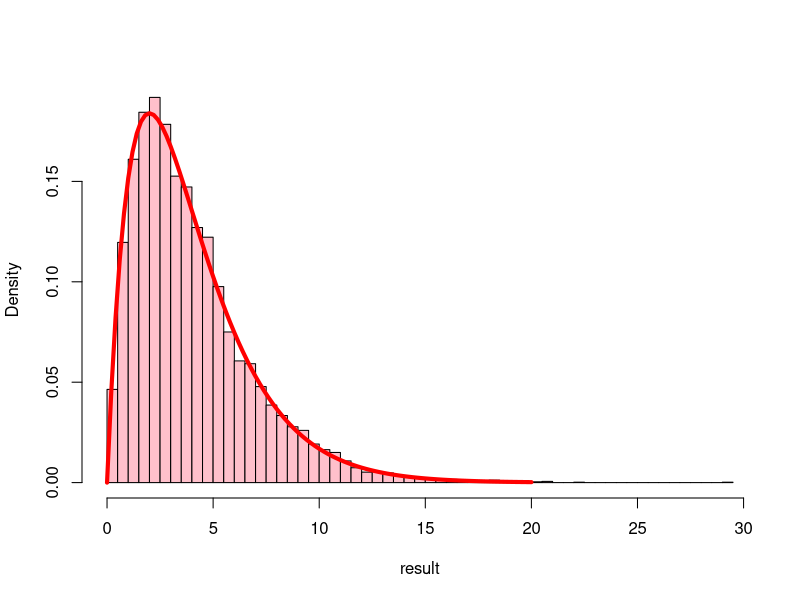
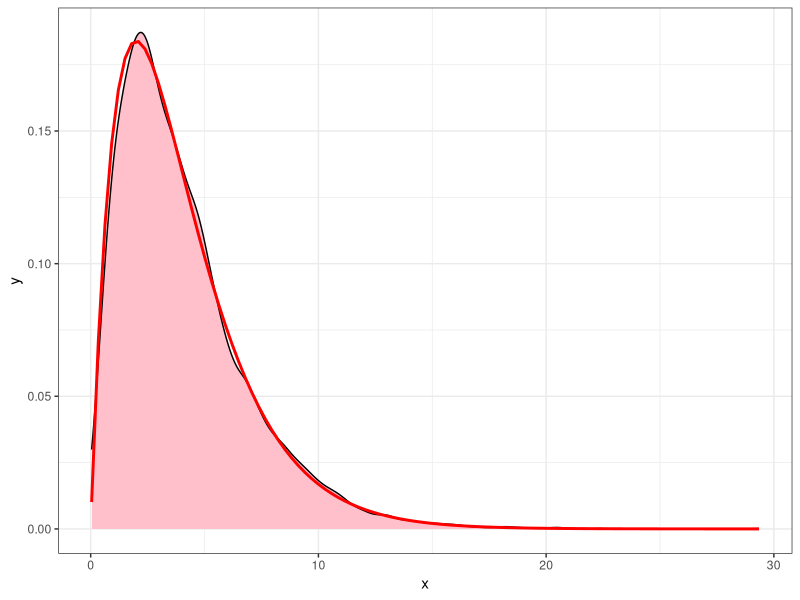

These figures' R source, in order:
## ---- chunk 1
knitr::opts_chunk$set(echo = TRUE, comment = NA, cache = TRUE, fig.align = "center")
## ---- chunk 2
# site <- "http://sda.berkeley.edu/TMPDIR/AAELN0Q9.csv"
# download.file(url = site, destfile = "../data/DPS.csv")
DPS <- read.csv(file="../data/DPS.csv")
xtabs(~SEX + DEATHPEN, data = DPS)
## ---- chunk 3
DPS$DEATHPEN <- plyr::mapvalues(DPS$DEATHPEN, from = c(0, 1, 2, 3, 4, 5, 8, 9),
                  to =c(NA, "Strongly Agree", "Agree", "Neither Agree nor Disagree",
                        "Disagree", "Strongly Disagree", NA, NA))
DPS$SEX <- plyr::mapvalues(DPS$SEX, from = c(1, 2), to = c("Male", "Female"))
xtabs(~SEX + DEATHPEN, data = DPS)
## ---- chunk 4
DPS$DEATHPEN <- factor(DPS$DEATHPEN, levels = c("Strongly Agree", "Agree", "Neither Agree nor Disagree", "Disagree", "Strongly Disagree"))
DPS$SEX <- factor(DPS$SEX, levels = c("Male", "Female"))
T1 <- xtabs(~SEX + DEATHPEN, data = DPS)
T1
addmargins(T1)
prop.table(T1, 1)
## ---- chunk 5
outer(1:3, 1:3)
outer(1:3, 3:1)
outer(1:3, 3:1, "+")
outer(1:3, 3:1, "^")
## ---- chunk 6
EC <- function(TAB){
  outer(apply(TAB,1 , sum), apply(TAB, 2, sum))/sum(TAB)
}
EC(T1)
## ---- chunk 7
str(DPS)
DPSC <- na.omit(DPS)
str(DPSC)
## ---- chunk 8
set.seed(123)
addmargins(table(DPSC$SEX, sample(DPSC$DEATHPEN)))
addmargins(table(DPSC$SEX, sample(DPSC$DEATHPEN)))
addmargins(xtabs(~sample(SEX) + DEATHPEN, data = DPSC))
addmargins(xtabs(~sample(SEX) + DEATHPEN, data = DPSC))
## ---- chunk 9
N <- 10^4 - 1  # Change this for slower computers
result <- numeric(N)
set.seed(3)
for(i in 1:N){
# T2 <- table(sample(DPSC$SEX), DPSC$DEATHPEN)
  T2 <- xtabs(~sample(SEX) + DEATHPEN, data =DPSC)
result[i] <- chisq.test(T2)$statistic  
}
obs <- chisq.test(xtabs(~SEX + DEATHPEN, data = DPSC))$statistic
pvalue <- (sum(result >= obs) + 1)/(N + 1)
pvalue
pvalueCH <- chisq.test(xtabs(~SEX + DEATHPEN, data = DPSC))$p.value
pvalueCH
# Or chisq.test(DPSC$SEX, DPSC$DEATHPEN)$p.value
## ---- chunk 10
hist(result, breaks = "Scott", col = "pink", freq=FALSE, main = "")
curve(dchisq(x, 4), 0, 20, add=TRUE, col = "red", lwd = 4)
## ---- chunk 11
library(ggplot2)
DF <- data.frame(x = result)
p <- ggplot(data = DF, aes(x= x)) + geom_density(fill = "pink") + theme_bw()
p + stat_function(fun = dchisq, args = list(df = 4), color = "red", lwd = 1)
## ---- chunk 12
HA <- c(110, 277, 50, 163, 302, 63)
HAM <- matrix(data = HA, nrow = 2, byrow = TRUE)
dimnames(HAM) <- list(Gender = c("Male", "Female"), Giddy = c("Very Happy", "Pretty Happy", "Not to Happy"))
HAM
HAT <- as.table(HAM)
HAT
addmargins(HAT)
HADF <- as.data.frame(HAT)
HATflatfile <- vcdExtra::expand.dft(HADF)
head(HATflatfile)
str(HATflatfile)
## ---- chunk 13
# site <- "http://sda.berkeley.edu/TMPDIR/AAO0mzEh.csv"
# download.file(url = site, destfile = "../data/dpy.csv")
dpy <- read.csv(file = "../data/dpy.csv")
str(dpy)
xtabs(~DEATHPEN + DEGREE, data = dpy)
## ---- chunk 14
YQ <- subset(x = dpy, subset = DEATHPEN != 0 & DEGREE != 0)
head(YQ)
xtabs(~YEAR, data = YQ)
## ---- chunk 15
women <- c(35, 146)
men <- c(8, 97)
stuff <- rbind(women, men)
dimnames(stuff) <- list(Gender =c("Women", "Men"), Diet=c("Yes", "No"))
stuff
stuffT <- as.table(stuff)
stuffDF <- as.data.frame(stuffT)
head(stuffDF)
DFL <- vcdExtra::expand.dft(stuffDF)
head(DFL)
set.seed(2)
N <- 10^4 - 1  # Change this for slower computers
result <- numeric(N)
for (i in 1:N) {
    T2 <- xtabs(~sample(Gender) + Diet, data = DFL)
    result[i] <- chisq.test(T2)$statistic
}
obs <- chisq.test(xtabs(~ Gender + Diet, data = DFL))$statistic
pvalue <- (sum(result >= obs) + 1)/(N + 1)
pvalue
## ---- chunk 16
candy <- c(42, 20, 38, 33, 27, 50)
candyM <- matrix(data = candy, nrow = 2, byrow = TRUE)
dimnames(candyM) <- list(Gender = c("Boys", "Girls"), Flavor = c("Flavor 1", "Flavor 2", "Flavor 3"))
candyM
candyT <- as.table(candyM)
candyT
addmargins(candyT)
candyDF <- as.data.frame(candyT)
candyflatfile <- vcdExtra::expand.dft(candyDF)
head(candyflatfile)
str(candyflatfile)
E <- chisq.test(candyT)$expected
E
obsstat <- chisq.test(candyT)$statistic
obsstat
# Now we will run a permutation test.
N <- 10^4 - 1  # Change this for slower computers
result <- numeric(N)
set.seed(1)
for (i in 1:N) {
    T2 <- xtabs(~sample(Gender) + Flavor, data = candyflatfile)
    result[i] <- chisq.test(T2)$statistic
}
pvalue <- (sum(result >= obsstat) + 1)/(N + 1)
pvalue
## ---- chunk 17
numberDefectives <- c(0, 1, 2, 3, 4, 5, "6 or more")
numberSamples <- c(10, 24, 10, 4, 1, 1, 0)
names(numberSamples) <- numberDefectives
numberSamples
## ---- chunk 18
muest <- sum(0:5*numberSamples[-7]/sum(numberSamples[-7]))
muest
weighted.mean(x = 0:5, w = numberSamples[-7]/sum(numberSamples[-7]))
## ---- chunk 19
ps <- dpois(0:4, muest) 
p5m <- 1 - ppois(4, muest)
psf <- c(ps, p5m)
psf
exh <- psf*50
exh
((numberSamples[-7] - exh)^2/exh)
stat <- sum((numberSamples[-7] - exh)^2/exh)
stat
epvalue <- pchisq(stat, 6-1-1, lower=FALSE)
epvalue
## ---- chunk 20
ps <- dpois(0:2, muest) 
p3m <- 1 - ppois(2, muest)
psf <- c(ps, p3m)
psf
exh <- psf*50
exh
((numberSamples[-c(7,6,5)] + c(0,0,0,2) - exh)^2/exh)
stat <- sum((numberSamples[-c(7,6,5)] + c(0,0,0,2) - exh)^2/exh)
stat
epvalue2 <- pchisq(stat, 4-1-1, lower=FALSE)
epvalue2
# Could use the following but the degrees of freedom will be incorrect for this test!
chisq.test(c(10, 24, 10, 6), p=psf)
## ---- chunk 21
pihat <- 65/650
ps <- dbinom(0:2, 13, pihat) 
p3m <- 1 - pbinom(2, 13, pihat)
psf <- c(ps, p3m)
psf
exh <- psf*50
exh
((numberSamples[-c(7,6,5)] + c(0,0,0,2) - exh)^2/exh)
stat <- sum((numberSamples[-c(7,6,5)] + c(0,0,0,2)  - exh)^2/exh)
stat
epvalue3 <- pchisq(stat, 4-1-1, lower=FALSE)
epvalue3
